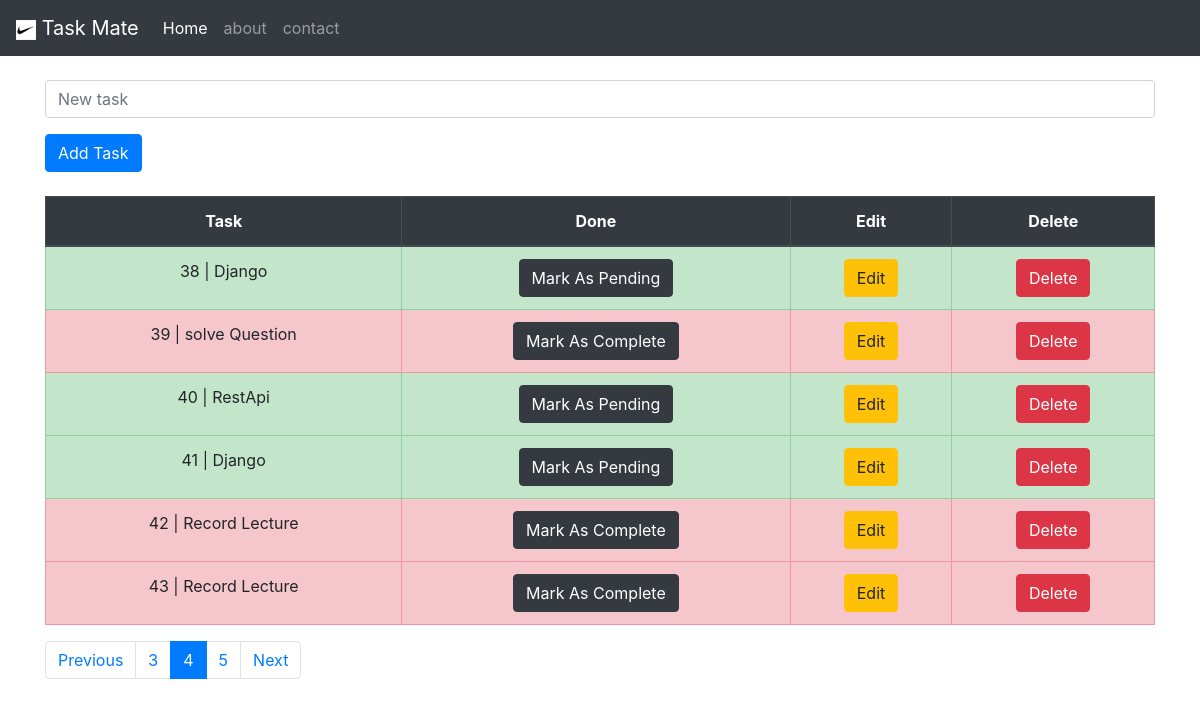
Page /task/?pg=4 on the committed database.
### todolist_app/models.py (models this page shows, shortened)
class TaskList(models.Model):
    task = models.CharField(max_length=300)
    done = models.BooleanField(default=False)

### todolist_app/views.py (the view)
# urls.py: path('', views.todolist, name='todolist'),
def todolist(request):
    if request.method == 'POST':
        form = TaskForm(request.POST or None)
        if form.is_valid():
            form.save()
            messages.success(request,('New Task Added!'))
            return redirect('todolist')
        else:
            return redirect('todolist')
    else:
        all_task = TaskList.objects.all()
        paginator = Paginator(all_task, 6)
        Page = request.GET.get('pg')
        all_task = paginator.get_page(Page)
        return render(request, 'todolist.html',{'all_task':all_task})

### todolist_app/templates/todolist.html (shortened to what this page needs)
{% extends 'base.html' %}
{% block content %}
<div class="container"><br/>
    <form method="post">
        <div class="form-group">
            <input type="text" class="form-control" placeholder="New task" name="task">
        </div>
        <button type="submit" class="btn btn-primary">Add Task</button>
    </form>
    <br/>
    <table class="table table-bordered text-center">
        <thead class="thead-dark">
        <tr>
            <th scope="col">Task</th>
            <th scope="col">Done</th>
            <th scope="col">Edit</th>
            <th scope="col">Delete</th>
        </tr>
        </thead>
        <tbody>
        {% for obj in all_task %}
            {% if obj.done %}
            <tr class="table-success">
                <td scope="row">{{ obj.id }} | {{ obj.task }}</td>
                <td><a href="{% url 'pending_task' obj.id %}"> <button type="button" class="btn btn-dark"> Mark As Pending</button></a></td>
                <td><a href="{% url 'edit_task' obj.id %}"> <button type="button" class="btn btn-warning"> Edit</button></a></td>
                <td><a href="{% url 'delete_task' obj.id %}"><button type="button" class="btn btn-danger"> Delete</button></a></td>
            </tr>
            {% else %}
            <tr class="table-danger">
                <td scope="row">{{ obj.id }} | {{ obj.task }}</td>
                <td> <a href="{% url 'complete_task' obj.id %}"> <button type="button" class="btn btn-dark"> Mark As Complete</button></a></td>
                <td><a href="{% url 'edit_task' obj.id %}"> <button type="button" class="btn btn-warning"> Edit</button></a></td>
                <td><a href="{% url 'delete_task' obj.id %}"><button type="button" class="btn btn-danger"> Delete</button></a></td>
            </tr>
            {% endif %}
        {% endfor %}
        </tbody>
    </table>
 <nav aria-label="...">
  <ul class="pagination">
    <li class="page-item ">
      <a class="page-link" href="?pg=1">Previous</a>
    </li>
      {% if all_task.has_previous %}
    <li class="page-item"><a class="page-link" href="?pg={{ all_task.previous_page_number }}">{{ all_task.previous_page_number }}</a></li>
      {% endif %}
      <li class="page-item active" aria-current="page">
      <a class="page-link" href="?pg={{ all_task.number }}">{{ all_task.number }}</a>
    </li>
      {% if all_task.has_next %}
      <li class="page-item"><a class="page-link" href="?pg={{ all_task.next_page_number }}">{{ all_task.next_page_number }}</a></li>
        {% endif %}
      <li class="page-item">
      <a class="page-link" href="?pg={{ all_task.paginator.num_pages }}">Next</a>
    </li>
  </ul>
</nav>
</div>
{% endblock %}

### rows in the picture
TaskList: id "38", task "Django"
TaskList: id "39", task "solve Question"
TaskList: id "40", task "RestApi"
TaskList: id "41", task "Django"
TaskList: id "42", task "Record Lecture"
TaskList: id "43", task "Record Lecture"

### other values in the picture
{{ all_task.previous_page_number }} "3"
{{ all_task.number }} "4"
{{ all_task.next_page_number }} "5"
